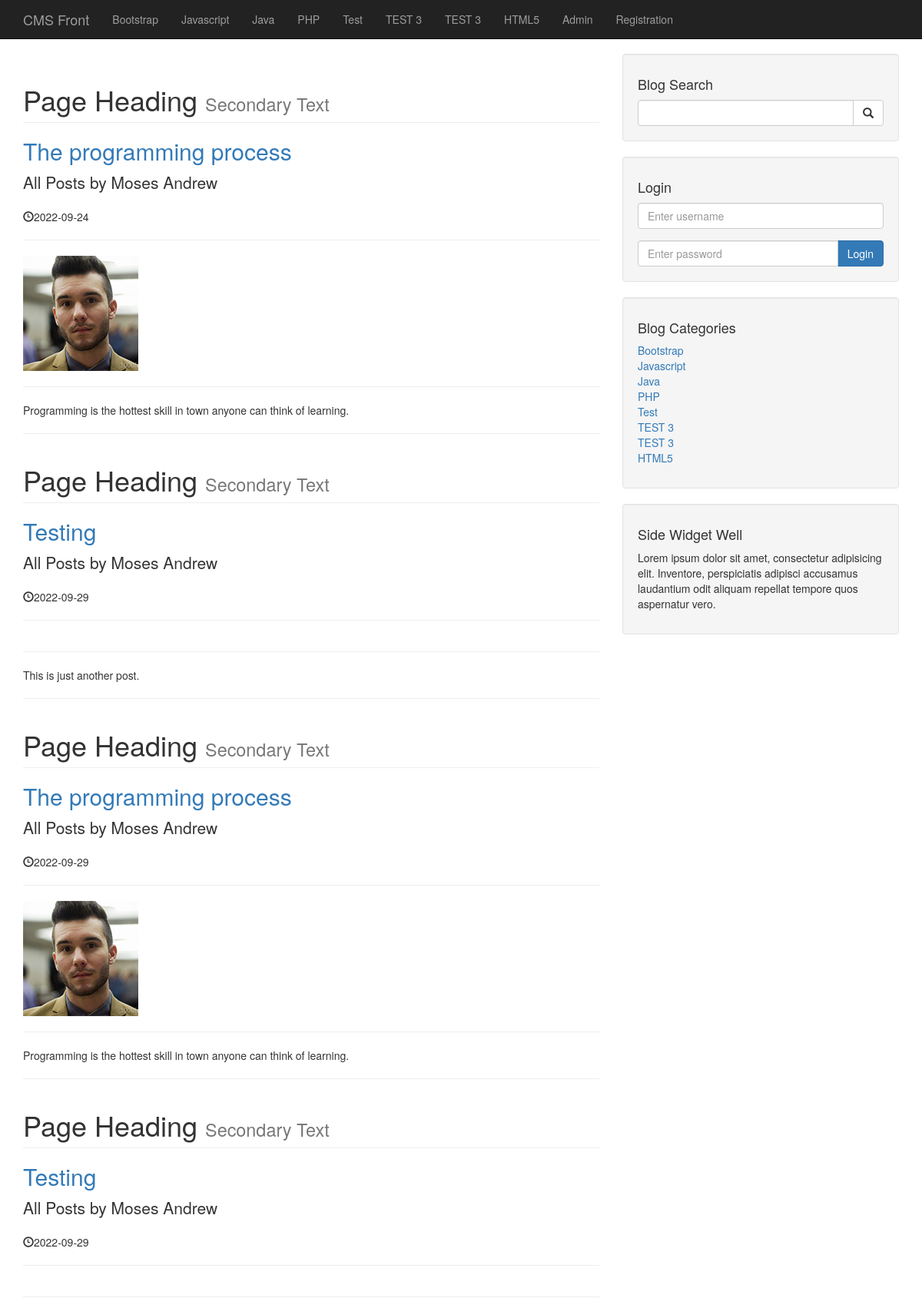
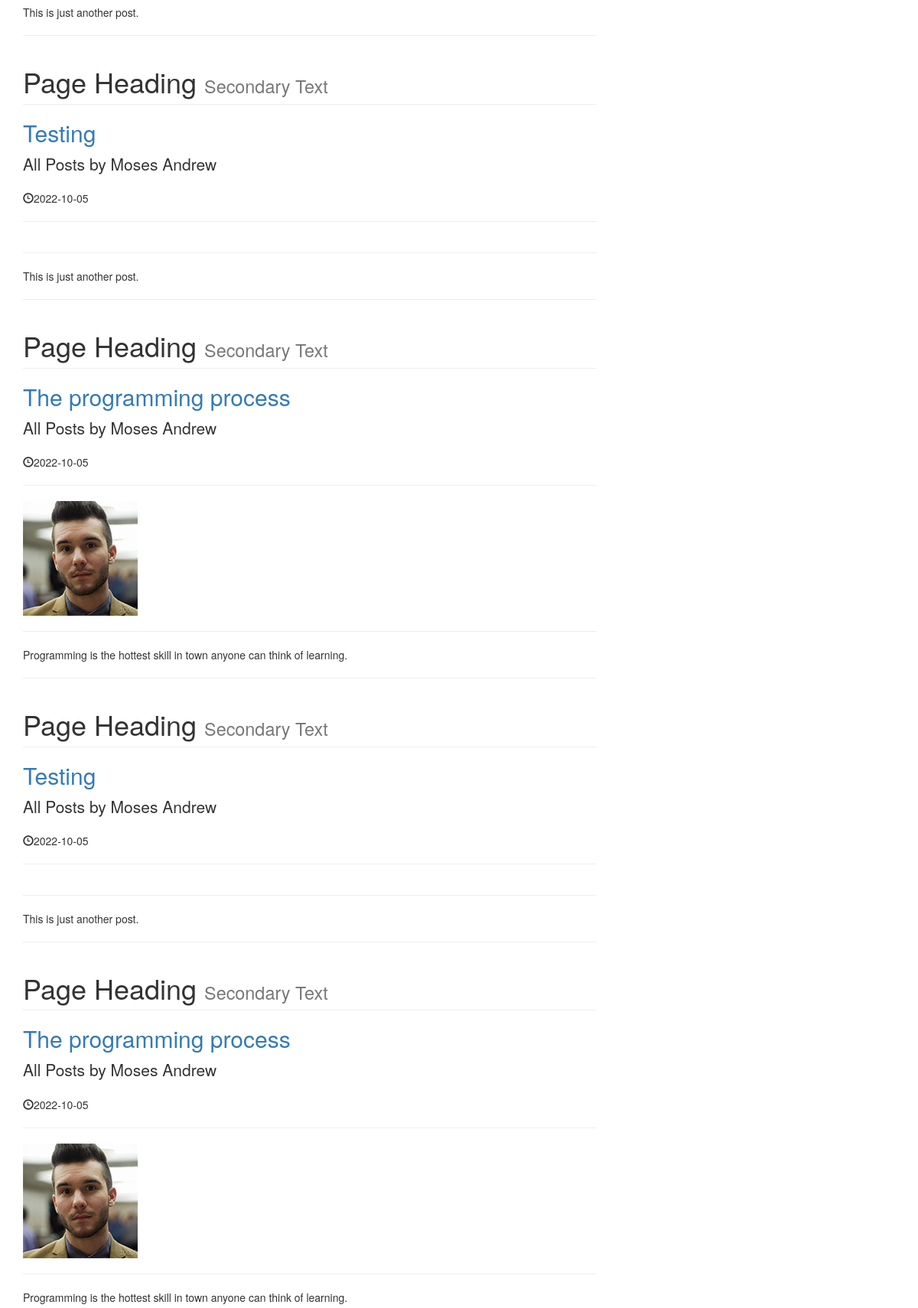
The page /author_posts.php?author=Moses Andrew&p_id=12 (upper part) on the database its author committed (2 pictures, top to bottom).
### tables this page shows
CREATE TABLE `categories` (
  `cat_id` int(3) NOT NULL,
  `cat_title` varchar(255) NOT NULL
);

CREATE TABLE `posts` (
  `post_id` int(3) NOT NULL,
  `post_category_id` int(3) NOT NULL,
  `post_title` varchar(255) NOT NULL,
  `post_author` varchar(255) NOT NULL,
  `post_date` date NOT NULL,
  `post_image` text NOT NULL,
  `post_content` text NOT NULL,
  `post_tags` varchar(255) NOT NULL,
  `post_comment_count` int(11) NOT NULL,
  `post_status` varchar(255) NOT NULL DEFAULT 'draft',
  `post_views_count` int(11) NOT NULL
);

### author_posts.php (the view, shortened to what this page needs)
<?php include("includes/db.php") ?>
<?php include("includes/header.php") ?>
<?php include("includes/navigation.php") ?>
    <div class="container">
        <div class="row">
            <div class="col-md-8">
                <?php
                    if(isset($_GET['p_id'])){
                        $the_post_author = $_GET['author'];
                    }
                    $query = "SELECT * FROM posts WHERE post_author = '{$the_post_author}' ";
                    $select_all_post_query = mysqli_query($connection, $query);
                    while($row = mysqli_fetch_assoc( $select_all_post_query)){
                        $post_title = $row['post_title'];
                        $post_author = $row['post_author'];
                        $post_date = $row['post_date'];
                        $post_image = $row['post_image'];
                        $post_content = $row['post_content'];
                ?>
                    <h1 class="page-header">
                        Page Heading
                        <small>Secondary Text</small>
                    </h1>
                    <h2>
                        <a href="#"><?php echo $post_title; ?></a>
                    </h2>
                    <p class="lead">
                       All Posts by <?php echo $post_author; ?>
                    </p>
                    <p><span class="glyphicon glyphicon-time"></span><?php echo $post_date; ?></p>
                    <hr>
                    <img class="img-responsive" src="images/<?php echo $post_image;?>" alt="">
                    <hr>
                    <p><?php echo $post_content; ?></p>
                    <hr>
                <?php } ?>
            </div>
            <?php include("includes/sidebar.php"); ?>
                    </div>
                </div>
                <?php include("includes/widget.php"); ?>
            </div>
        </div>
<?php include("includes/footer.php") ?>

### includes/navigation.php (shortened to what this page needs)
<nav class="navbar navbar-inverse navbar-fixed-top" role="navigation">
      <div class="container">
          <div class="navbar-header">
              <a class="navbar-brand" href="index.php">CMS Front</a>
          </div>
          <div class="collapse navbar-collapse" id="bs-example-navbar-collapse-1">
              <ul class="nav navbar-nav">
                  <?php
                      $query = "SELECT * FROM categories";
                      $select_all_categories_query = mysqli_query($connection, $query);
                      while($row = mysqli_fetch_assoc( $select_all_categories_query)){
                          $cat_title = $row['cat_title'];
                          echo "<li><a href='#'>{$cat_title} </a></li>";
                      }
                  ?>
                  <li>
                      <a href="admin">Admin</a>
                  </li>
                  <li>
                      <a href="registration.php">Registration</a>
                  </li>
              </ul>
          </div>
      </div>
  </nav>

### includes/sidebar.php
<div class="col-md-4">
                <div class="well">
                    <h4>Blog Search</h4>
                    <form action="search.php" method="post">
                        <div class="input-group">
                            <input type="text" class="form-control" name="search">
                            <span class="input-group-btn">
                                <button class="btn btn-default" type="submit" name="submit">
                                    <span class="glyphicon glyphicon-search"></span>
                            </button>
                            </span>
                        </div>
                    </form>
                </div>
                <div class="well">
                    <h4>Login</h4>
                    <form action="includes/login.php" method="post">
                        <div class="form-group">
                            <input type="text" class="form-control" name="username" placeholder="Enter username">
                        </div>
                        <div class="input-group">
                            <input type="password" class="form-control" name="password" placeholder="Enter password">
                            <span class="input-group-btn">
                                <button class="btn btn-primary" name="login" type="submit">Login</button>
                            </span>
                        </div>
                    </form>
                </div>
                 <?php
                        $query = "SELECT * FROM categories";
                        $select_all_categories_query = mysqli_query($connection, $query);
                ?>
                <div class="well">
                    <h4>Blog Categories</h4>
                    <div class="row">
                        <div class="col-lg-12">
                            <ul class="list-unstyled">
                               <?php
                                    while($row = mysqli_fetch_assoc( $select_all_categories_query)){
                                        $cat_title = $row['cat_title'];
                                        $cat_id = $row['cat_id'];
                                        echo "<li><a href='category.php?category=$cat_id'>{$cat_title} </a></li>";
                                    }
                                ?>
                            </ul>
                        </div>

### css/blog-home.css (style rules this page uses)
body { padding-top: 70px; }

### rows shown on the page
categories: cat_title "Bootstrap"
categories: cat_title "Javascript"
categories: cat_title "Java"
categories: cat_title "PHP"
categories: cat_title "Test"
categories: cat_title "TEST 3"
categories: cat_title "TEST 3"
categories: cat_title "HTML5"
posts: post_title "The programming process", post_author "Moses Andrew", post_date "2022-09-24", post_image (picture), post_content "Programming is the hottest skill in town anyone can think of learning."
posts: post_title "Testing", post_author "Moses Andrew", post_date "2022-09-29", post_content "This is just another post."
posts: post_title "The programming process", post_author "Moses Andrew", post_date "2022-09-29", post_image (picture), post_content "Programming is the hottest skill in town anyone can think of learning."
posts: post_title "Testing", post_author "Moses Andrew", post_date "2022-09-29", post_content "This is just another post."
posts: post_title "Testing", post_author "Moses Andrew", post_date "2022-10-05", post_content "This is just another post."
posts: post_title "The programming process", post_author "Moses Andrew", post_date "2022-10-05", post_image (picture), post_content "Programming is the hottest skill in town anyone can think of learning."
posts: post_title "Testing", post_author "Moses Andrew", post_date "2022-10-05", post_content "This is just another post."
posts: post_title "The programming process", post_author "Moses Andrew", post_date "2022-10-05", post_image (picture), post_content "Programming is the hottest skill in town anyone can think of learning."
